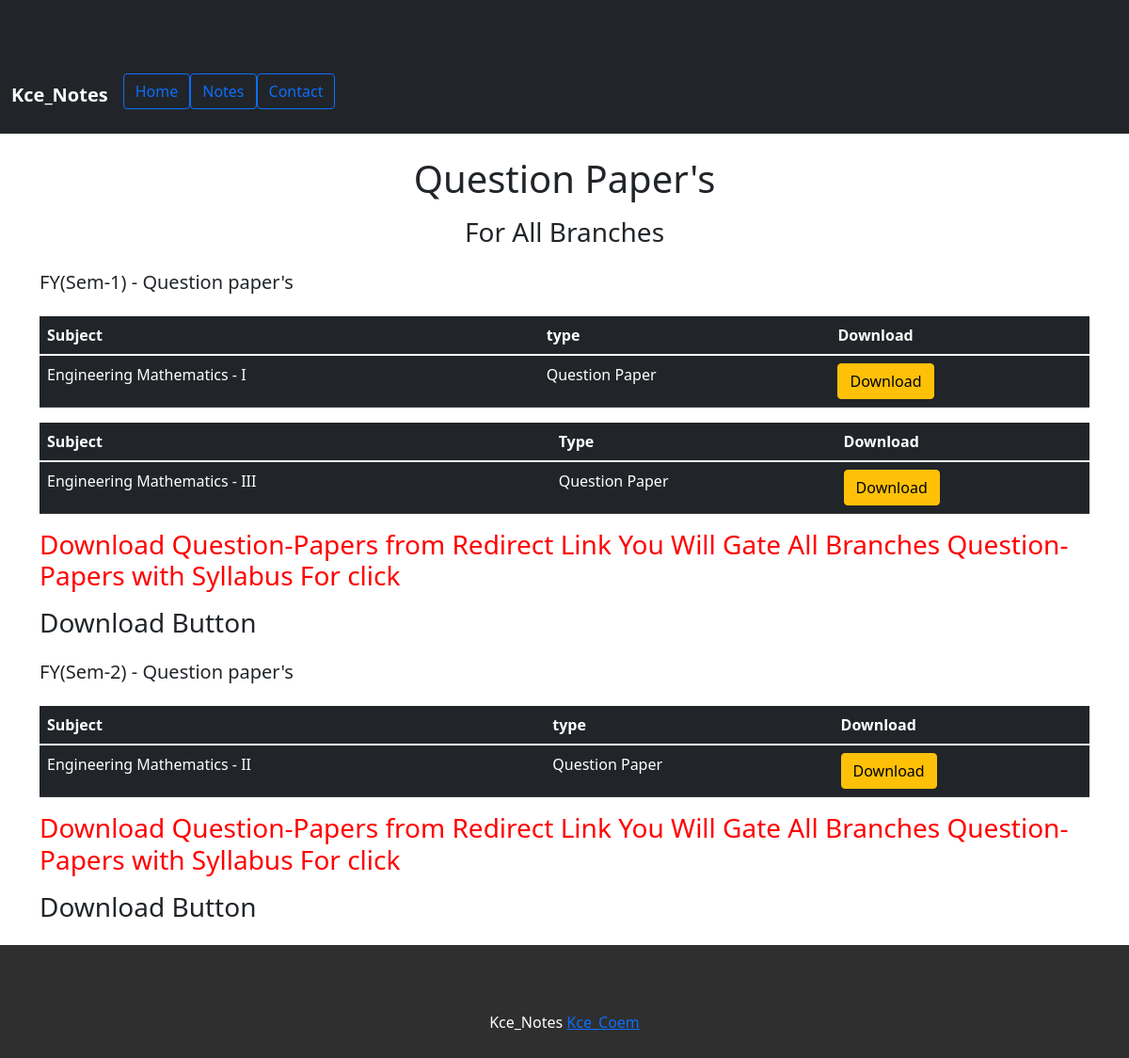
Screenshot of /Examkida with the database file from the repository.
### kce/models.py (models this page shows, shortened)
class TEACHING(models.Model):
    product_id = models.AutoField
    product_title = models.CharField(max_length=50)
    category = models.CharField(max_length=50, default="")
    subcategory = models.CharField(max_length=50, default="")
    content = models.CharField(max_length=300)
    pub_date = models.DateField()
    excercise = models.URLField(max_length=200, default="")

### kce/views.py (the view)
# urls.py: path('Examkida', views.teaching, name="teaching"),
def teaching(request):
    products= TEACHING.objects.all()
    allProds=[]
    catprods= TEACHING.objects.values('category', 'id')
    cats= {item["category"] for item in catprods}
    for cat in cats:
        prod=TEACHING.objects.filter(category=cat)
        n = len(prod)
        nSlides = n // 4 + ceil((n / 4) - (n // 4))
        allProds.append([prod, range(1, nSlides), nSlides])
    params={'allProds':allProds }
    return render(request,"Examkida.html", params)

### templates/Examkida.html (shortened to what this page needs)
{% extends 'base.html' %}
{% block body %}
 <div class="container my-4">
 <h1> <p class="text-center"> Question Paper's </h1></p>
 <h3> <p class="text-center"> For All Branches </h3></p>
 {% for product, range, nSlides in allProds %}
    <h5 class="my-4"> {{product.0.category}} - Question paper's</h5>
    <table class="table table-dark table-stripped">
            <thead>
                <tr>
                    <th scope="col">Subject</td>
                    <th scope="col">type</td>
                    <th scope="col">Download</td>
                </tr>
            </thead>
            <tr>
                    <td>{{product.0.product_title}}</td>
                    <td>{{product.0.content }}</td>
                    <td>
                      <a class="btn btn-warning"
                      type="button" href="{{product.0.excercise}}" >Download</a></td>
                  </tr>
     {% for i in product|slice:"1:"%}
    <table class="table table-dark table-stripped">
            <thead>
                <tr>
                    <th scope="col">Subject</td>
                    <th scope="col">Type</td>
                    <th scope="col">Download</td>
                </tr>
            </thead>
                   <tr>
                    <td>{{i.product_title}}</td>
                    <td>{{i.content }}</td>
                    <td>
                      <a class="btn btn-warning"
                      type="button" href="{{i.product_excercise.url}}" download>Download</a></td>
                  </tr>
        {% endfor %}
        </table>
             <h3><p style="color:red"> Download Question-Papers from Redirect Link You Will Gate All Branches Question-Papers with Syllabus For click <p style="color:broun"> Download Button </h3></p>
      {% endfor %}
 </div>
 {% endblock %}

### templates/base.html (shortened to what this page needs)
<!doctype html>
<html lang="en">
  <head>
    <link href="https://cdn.jsdelivr.net/npm/bootstrap@5.1.1/dist/css/bootstrap.min.css" rel="stylesheet">
  </head>
  <body>
    <nav class="navbar navbar-expand-lg navbar-dark bg-dark">
  <div class="container-fluid">
    <b><a class="navbar-brand" href="/">Kce_Notes</a></b>
    <div class="collapse navbar-collapse" id="navbarSupportedContent">
      <ul class="navbar-nav me-auto mb-2 mb-lg-10">
        <li class="nav-item">
          <a class="btn btn-outline-primary" aria-current="page" href="/">Home</a>
        </li>
        <li class="nav-item dropdown">
          <a class="btn btn-outline-primary" href="/about" id="navbarDropdown" role="button" data-bs-toggle="dropdown" aria-expanded="false">
            Notes
          </a>
            <li class="nav-item dropdown">
          <a class="btn btn-outline-primary" href="/about" id="navbarDropdown" role="button" data-bs-toggle="dropdown" aria-expanded="false">
            Contact
          </a>
    </div>
  </div>
</nav>
    {% block body %} {% endblock body %}
<footer class="container-fluid bg-4 text-center">
  <p>Kce_Notes <a href="http://www.coem.kces.in/">Kce_Coem</a></p>
</footer>
  </body>
</html>

### templates/base.html (style rules this page uses)
.bg-4 { background-color: #2f2f2f; color: #fff; }
.container-fluid { padding-top: 70px; padding-bottom: 10px; }

### rows the page displays
TEACHING: category "FY(Sem-1)", product_title "Engineering Mathematics - I", content "Question Paper"
TEACHING: product_title "Engineering Mathematics - III", content "Question Paper"
TEACHING: category "FY(Sem-2)", product_title "Engineering Mathematics - II", content "Question Paper"
